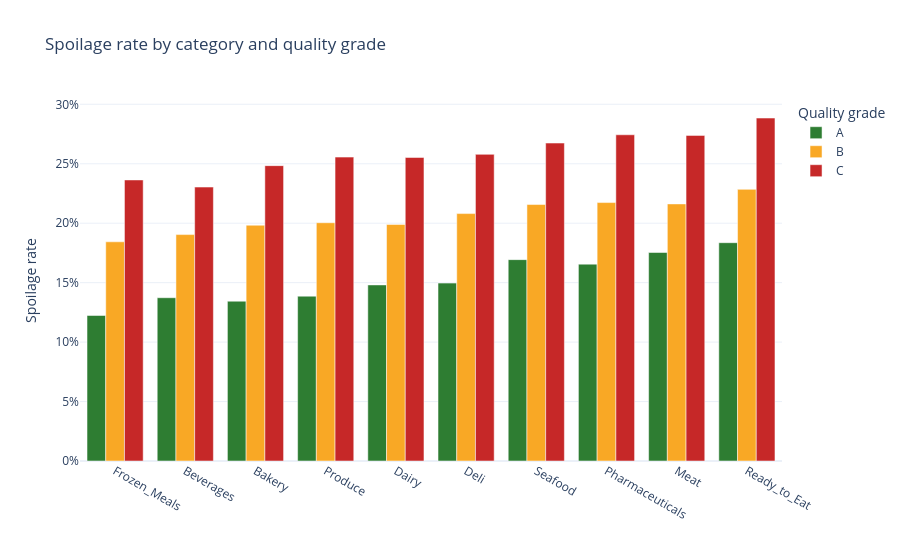

The notebook cell saved with this chart:
### Markdown cell above
## 3. Quality grade inside every category

Grade is the clearest categorical signal (Cramér's V = 0.091): the rate rises from A to B to C in **every** category.
Overall: A 15.3 %, B 20.6 %, C 25.9 %.

### Code cell
grade_cat = (df.groupby(["category", "quality_grade"])["was_spoiled"].mean().reset_index())

# checks: A < B < C inside every category, and the overall grade rates quoted in the report
piv = grade_cat.pivot(index="category", columns="quality_grade", values="was_spoiled")
assert (piv["A"] < piv["B"]).all() and (piv["B"] < piv["C"]).all()
overall_grade = df.groupby("quality_grade")["was_spoiled"].mean().round(3)
assert overall_grade.to_dict() == {"A": 0.153, "B": 0.206, "C": 0.259}

fig = px.bar(grade_cat, x="category", y="was_spoiled", color="quality_grade", barmode="group",
             category_orders={"quality_grade": ["A", "B", "C"], "category": cat_order},
             color_discrete_map={"A": "#2e7d32", "B": "#f9a825", "C": "#c62828"},
             labels={"was_spoiled": "Spoilage rate", "quality_grade": "Quality grade", "category": ""},
             title="Spoilage rate by category and quality grade")
fig.update_yaxes(tickformat=".0%")
show_and_save(fig, "02_category_by_grade")

### Figure 1 — Plotly figure (JSON) as saved in the notebook; plotly's stock layout.template omitted (floating-point values rounded to 4 significant figures)
{"data": [{"alignmentgroup": "True", "hovertemplate": "Quality grade=A<br>=%{x}<br>Spoilage rate=%{y}<extra></extra>", "legendgroup": "A", "marker": {"color": "#2e7d32", "pattern": {"shape": ""}}, "name": "A", "offsetgroup": "A", "orientation": "v", "showlegend": true, "textposition": "auto", "type": "bar", "x": ["Bakery", "Beverages", "Dairy", "Deli", "Frozen_Meals", "Meat", "Pharmaceuticals", "Produce", "Ready_to_Eat", "Seafood"], "xaxis": "x", "y": [0.1344, 0.1373, 0.1481, 0.1496, 0.1224, 0.1754, 0.1656, 0.1386, 0.1836, 0.1694], "yaxis": "y"}, {"alignmentgroup": "True", "hovertemplate": "Quality grade=B<br>=%{x}<br>Spoilage rate=%{y}<extra></extra>", "legendgroup": "B", "marker": {"color": "#f9a825", "pattern": {"shape": ""}}, "name": "B", "offsetgroup": "B", "orientation": "v", "showlegend": true, "textposition": "auto", "type": "bar", "x": ["Bakery", "Beverages", "Dairy", "Deli", "Frozen_Meals", "Meat", "Pharmaceuticals", "Produce", "Ready_to_Eat", "Seafood"], "xaxis": "x", "y": [0.1983, 0.1904, 0.199, 0.2081, 0.1843, 0.2162, 0.2173, 0.2004, 0.2285, 0.2157], "yaxis": "y"}, {"alignmentgroup": "True", "hovertemplate": "Quality grade=C<br>=%{x}<br>Spoilage rate=%{y}<extra></extra>", "legendgroup": "C", "marker": {"color": "#c62828", "pattern": {"shape": ""}}, "name": "C", "offsetgroup": "C", "orientation": "v", "showlegend": true, "textposition": "auto", "type": "bar", "x": ["Bakery", "Beverages", "Dairy", "Deli", "Frozen_Meals", "Meat", "Pharmaceuticals", "Produce", "Ready_to_Eat", "Seafood"], "xaxis": "x", "y": [0.2484, 0.2304, 0.2553, 0.2579, 0.2364, 0.2739, 0.2744, 0.2556, 0.2884, 0.2674], "yaxis": "y"}], "layout": {"barmode": "group", "legend": {"title": {"text": "Quality grade"}, "tracegroupgap": 0}, "title": {"text": "Spoilage rate by category and quality grade"}, "xaxis": {"anchor": "y", "categoryarray": ["Frozen_Meals", "Beverages", "Bakery", "Produce", "Dairy", "Deli", "Seafood", "Pharmaceuticals", "Meat", "Ready_to_Eat"], "categoryorder": "array", "domain": [0.0, 1.0], "title": {"text": ""}}, "yaxis": {"anchor": "x", "domain": [0.0, 1.0], "tickformat": ".0%", "title": {"text": "Spoilage rate"}}}}
